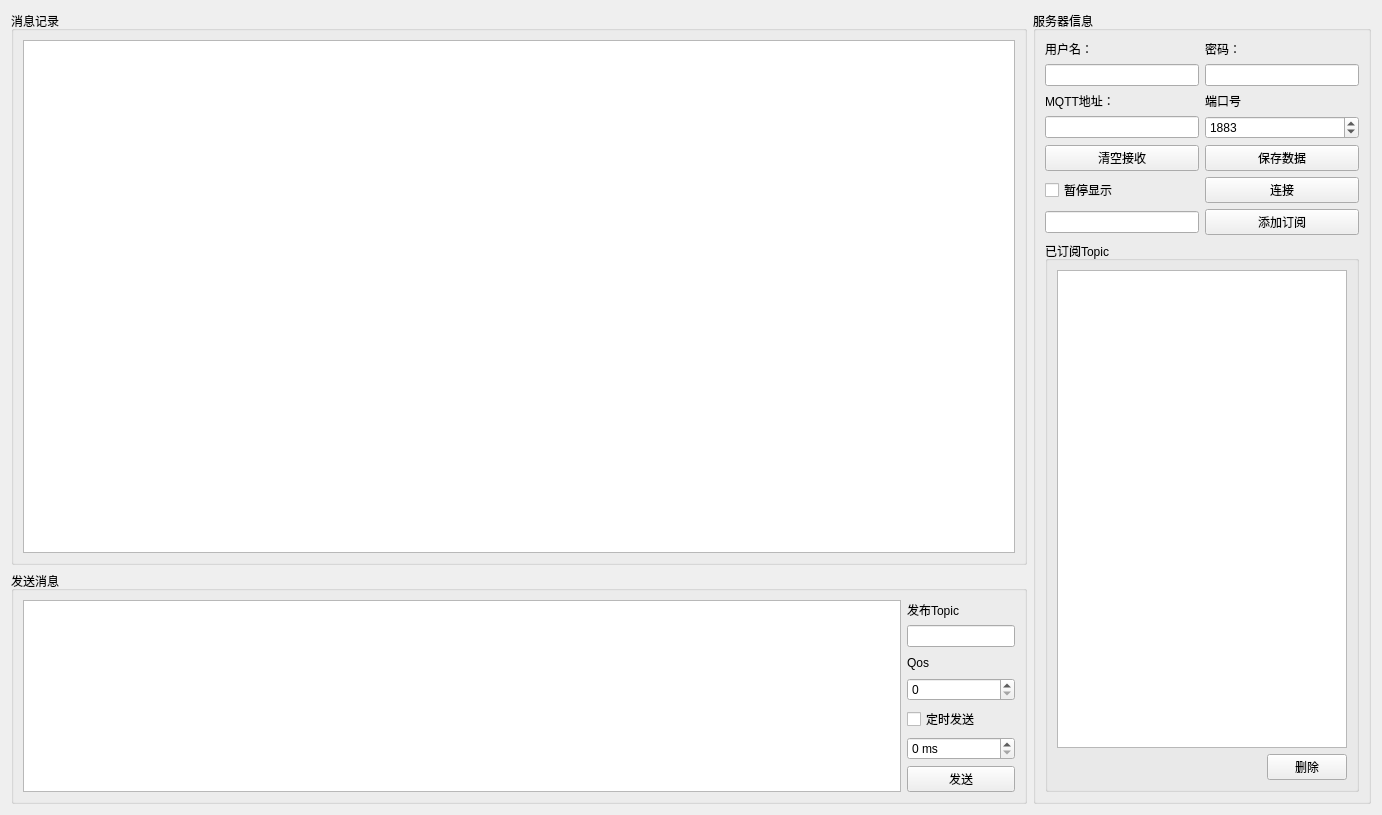
<?xml version="1.0" encoding="UTF-8"?>
<ui version="4.0">
 <class>MqttView</class>
 <widget class="QWidget" name="MqttView">
  <property name="geometry">
   <rect>
    <x>0</x>
    <y>0</y>
    <width>1382</width>
    <height>815</height>
   </rect>
  </property>
  <property name="windowTitle">
   <string>Form</string>
  </property>
  <layout class="QGridLayout" name="gridLayout_4" rowstretch="0,0" columnstretch="3,1">
   <item row="0" column="0">
    <widget class="QGroupBox" name="groupBox">
     <property name="title">
      <string>消息记录</string>
     </property>
     <layout class="QGridLayout" name="gridLayout" rowstretch="1">
      <item row="0" column="0" colspan="2">
       <widget class="QTextBrowser" name="textBrowser"/>
      </item>
     </layout>
    </widget>
   </item>
   <item row="1" column="0">
    <widget class="QGroupBox" name="groupBox_3">
     <property name="title">
      <string>发送消息</string>
     </property>
     <layout class="QGridLayout" name="gridLayout_3" columnstretch="4,0">
      <item row="6" column="1">
       <widget class="QPushButton" name="send_pushButton">
        <property name="text">
         <string>发送</string>
        </property>
        <property name="shortcut">
         <string>Ctrl+Return</string>
        </property>
       </widget>
      </item>
      <item row="3" column="1">
       <widget class="QSpinBox" name="qos_spinBox">
        <property name="maximum">
         <number>2</number>
        </property>
       </widget>
      </item>
      <item row="0" column="0" rowspan="7">
       <widget class="QPlainTextEdit" name="plainTextEdit"/>
      </item>
      <item row="4" column="1">
       <widget class="QCheckBox" name="regularlySend_checkBox">
        <property name="text">
         <string>定时发送</string>
        </property>
       </widget>
      </item>
      <item row="2" column="1">
       <widget class="QLabel" name="label_6">
        <property name="text">
         <string>Qos</string>
        </property>
       </widget>
      </item>
      <item row="5" column="1">
       <widget class="QSpinBox" name="timeInterval_spinBox">
        <property name="specialValueText">
         <string/>
        </property>
        <property name="suffix">
         <string> ms</string>
        </property>
        <property name="prefix">
         <string/>
        </property>
        <property name="maximum">
         <number>10000000</number>
        </property>
        <property name="singleStep">
         <number>100</number>
        </property>
        <property name="stepType">
         <enum>QAbstractSpinBox::DefaultStepType</enum>
        </property>
       </widget>
      </item>
      <item row="0" column="1">
       <widget class="QLabel" name="label_4">
        <property name="text">
         <string>发布Topic</string>
        </property>
       </widget>
      </item>
      <item row="1" column="1">
       <widget class="QLineEdit" name="pubTopic_lineEdit"/>
      </item>
     </layout>
    </widget>
   </item>
   <item row="0" column="1" rowspan="2">
    <widget class="QGroupBox" name="groupBox_2">
     <property name="title">
      <string>服务器信息</string>
     </property>
     <layout class="QGridLayout" name="gridLayout_2">
      <item row="15" column="0">
       <widget class="QPushButton" name="clearRecive_pushButton">
        <property name="text">
         <string>清空接收</string>
        </property>
       </widget>
      </item>
      <item row="15" column="1">
       <widget class="QPushButton" name="saveRecive_pushButton">
        <property name="text">
         <string>保存数据</string>
        </property>
       </widget>
      </item>
      <item row="13" column="1">
       <widget class="QLabel" name="label_5">
        <property name="text">
         <string>端口号</string>
        </property>
       </widget>
      </item>
      <item row="9" column="0">
       <widget class="QLabel" name="label_2">
        <property name="text">
         <string>用户名：</string>
        </property>
       </widget>
      </item>
      <item row="18" column="0" colspan="2">
       <widget class="QGroupBox" name="groupBox_4">
        <property name="title">
         <string>已订阅Topic</string>
        </property>
        <layout class="QGridLayout" name="gridLayout_5">
         <item row="2" column="3">
          <widget class="QPushButton" name="deleteTopic_pushButton">
           <property name="text">
            <string>删除</string>
           </property>
          </widget>
         </item>
         <item row="1" column="0" colspan="4">
          <widget class="QListView" name="subTopicList_listView"/>
         </item>
         <item row="2" column="0" colspan="2">
          <spacer name="horizontalSpacer">
           <property name="orientation">
            <enum>Qt::Horizontal</enum>
           </property>
           <property name="sizeHint" stdset="0">
            <size>
             <width>40</width>
             <height>20</height>
            </size>
           </property>
          </spacer>
         </item>
        </layout>
       </widget>
      </item>
      <item row="10" column="1">
       <widget class="QLineEdit" name="password_lineEdit"/>
      </item>
      <item row="14" column="1">
       <widget class="QSpinBox" name="port_spinBox">
        <property name="maximum">
         <number>65535</number>
        </property>
        <property name="value">
         <number>1883</number>
        </property>
       </widget>
      </item>
      <item row="14" column="0">
       <widget class="QLineEdit" name="host_lineEdit">
        <property name="text">
         <string/>
        </property>
        <property name="placeholderText">
         <string/>
        </property>
       </widget>
      </item>
      <item row="16" column="0">
       <widget class="QCheckBox" name="pauseDisplay_checkBox">
        <property name="text">
         <string>暂停显示</string>
        </property>
       </widget>
      </item>
      <item row="13" column="0">
       <widget class="QLabel" name="label_3">
        <property name="text">
         <string>MQTT地址：</string>
        </property>
       </widget>
      </item>
      <item row="10" column="0">
       <widget class="QLineEdit" name="user_lineEdit"/>
      </item>
      <item row="9" column="1">
       <widget class="QLabel" name="label">
        <property name="text">
         <string>密码：</string>
        </property>
       </widget>
      </item>
      <item row="16" column="1">
       <widget class="QPushButton" name="connect_pushButton">
        <property name="text">
         <string>连接</string>
        </property>
       </widget>
      </item>
      <item row="17" column="0">
       <widget class="QLineEdit" name="addTopic_lineEdit"/>
      </item>
      <item row="17" column="1">
       <widget class="QPushButton" name="addTopic_pushButton">
        <property name="text">
         <string>添加订阅</string>
        </property>
       </widget>
      </item>
     </layout>
    </widget>
   </item>
  </layout>
 </widget>
 <tabstops>
  <tabstop>user_lineEdit</tabstop>
  <tabstop>password_lineEdit</tabstop>
  <tabstop>host_lineEdit</tabstop>
  <tabstop>port_spinBox</tabstop>
  <tabstop>connect_pushButton</tabstop>
  <tabstop>clearRecive_pushButton</tabstop>
  <tabstop>saveRecive_pushButton</tabstop>
  <tabstop>pauseDisplay_checkBox</tabstop>
  <tabstop>addTopic_lineEdit</tabstop>
  <tabstop>addTopic_pushButton</tabstop>
  <tabstop>subTopicList_listView</tabstop>
  <tabstop>deleteTopic_pushButton</tabstop>
  <tabstop>pubTopic_lineEdit</tabstop>
  <tabstop>qos_spinBox</tabstop>
  <tabstop>regularlySend_checkBox</tabstop>
  <tabstop>timeInterval_spinBox</tabstop>
  <tabstop>send_pushButton</tabstop>
  <tabstop>textBrowser</tabstop>
  <tabstop>plainTextEdit</tabstop>
 </tabstops>
 <resources/>
 <connections>
  <connection>
   <sender>clearRecive_pushButton</sender>
   <signal>clicked()</signal>
   <receiver>textBrowser</receiver>
   <slot>clear()</slot>
   <hints>
    <hint type="sourcelabel">
     <x>1076</x>
     <y>95</y>
    </hint>
    <hint type="destinationlabel">
     <x>752</x>
     <y>134</y>
    </hint>
   </hints>
  </connection>
 </connections>
</ui>
